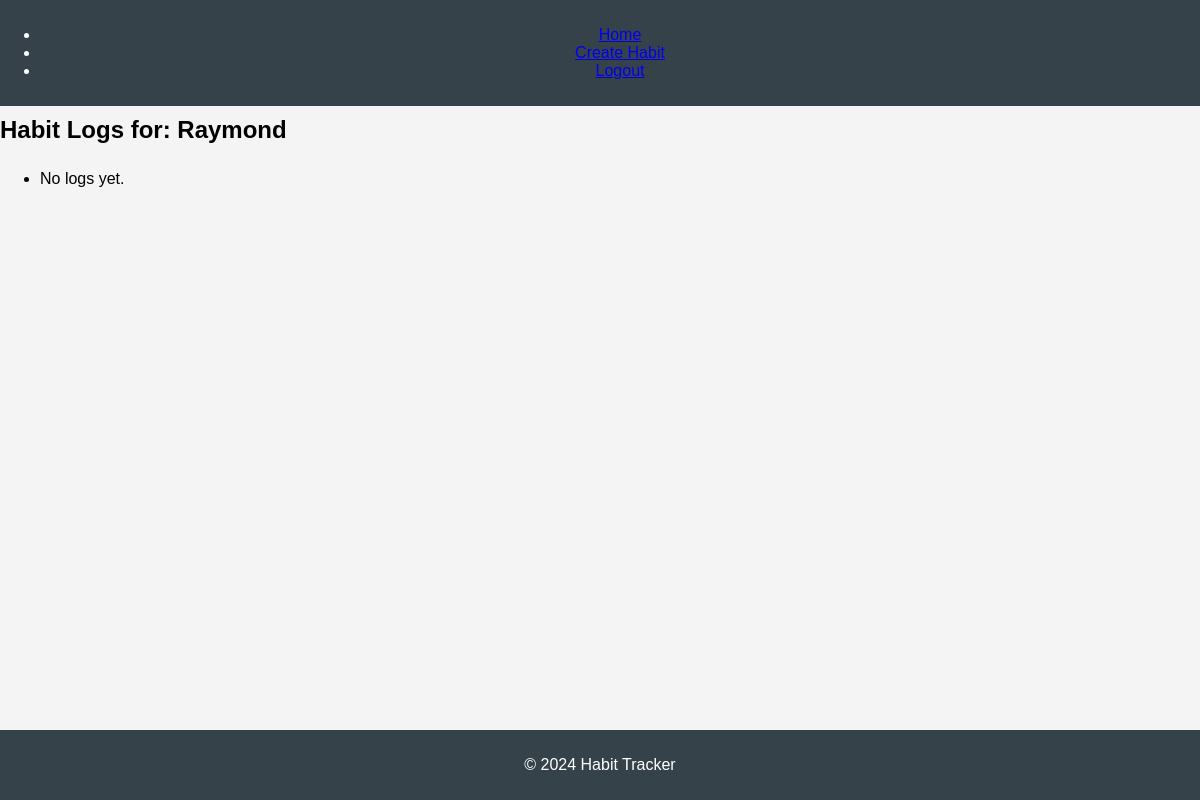
The app's page /habitlogs/ (signed in), older data.
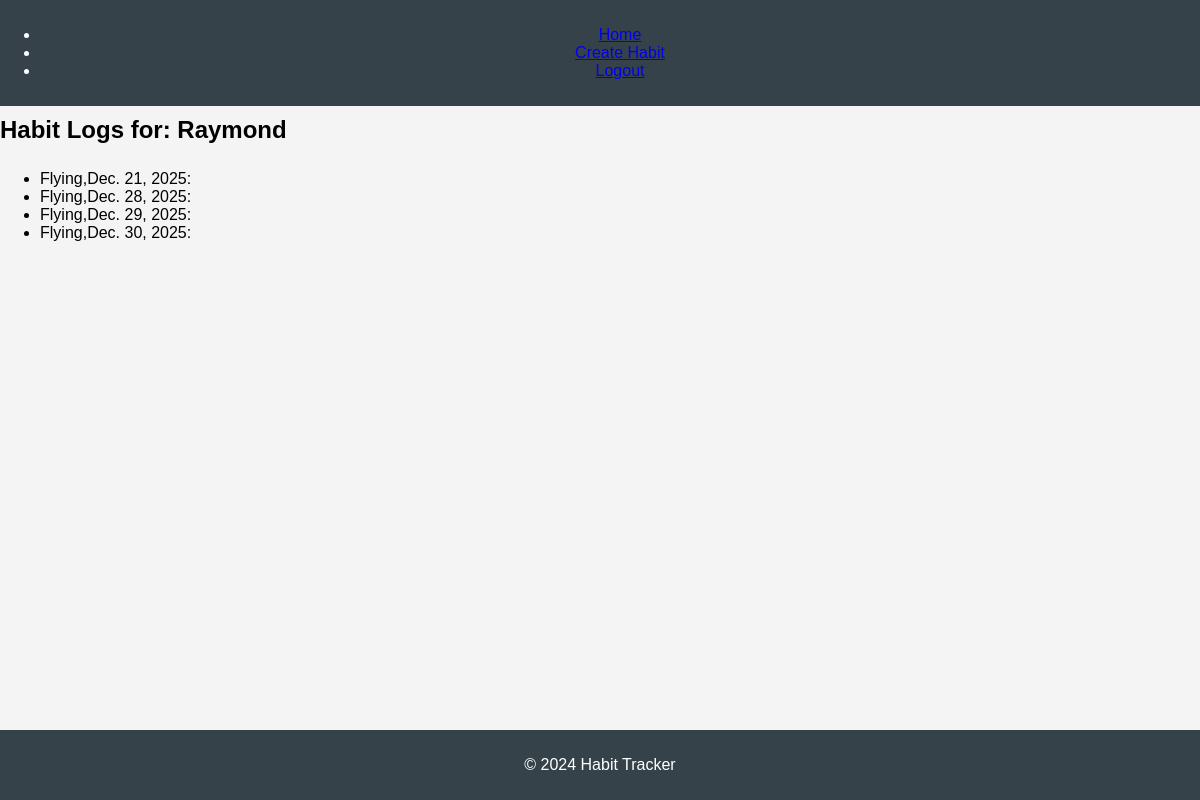
The same page, newer data.
### habits/models.py (models this page shows, shortened)
class CustomUser(AbstractUser):
    email = models.EmailField(unique=True)
    bio = models.TextField(blank=True, null=True)
    profile_picture = models.ImageField(upload_to='profile_pics/', blank=True, null=True)

class HabitLog(models.Model):
    habit = models.ForeignKey(Habit, on_delete=models.CASCADE, related_name='logs')
    user = models.ForeignKey(CustomUser, on_delete=models.CASCADE, related_name='habit_logs')
    date = models.DateField()
    completed = models.BooleanField(default=False)
    class Meta:
        unique_together = ('habit', 'date')

class Habit(models.Model):
    FREQUENCY_CHOICES = [
        ('daily', 'Daily'),
        ('weekly', 'Weekly'),
        ('monthly', 'Monthly'),
    ]
    user = models.ForeignKey(CustomUser, on_delete=models.CASCADE, related_name='habits')
    name = models.CharField(max_length=255)
    description = models.TextField(blank=True, null=True)
    frequency = models.CharField(max_length=10, choices=FREQUENCY_CHOICES, default='daily')
    created_at = models.DateTimeField(auto_now_add=True)
    updated_at = models.DateTimeField(auto_now=True)
    is_active = models.BooleanField(default=True)

### habits/views.py (the view)
# urls.py: path('habitlogs/', views.HabitLogListView.as_view(), name='habitlog_list'),
class HabitLogListView(LoginRequiredMixin, ListView):
    model = HabitLog
    template_name = 'habits/habitlog_list.html'
    context_object_name = 'habit_logs'
    def get_queryset(self):
        return HabitLog.objects.filter(user=self.request.user)

### habits/templates/habits/habitlog_list.html
{% extends 'habits/base.html' %}
{% block content %}
    <h2>Habit Logs for: {{ user.username }}</h2>
    <ul>
        {% for log in habit_logs %}
        <li>{{ log.habit.name }},{{ log.date }}: {{ log.status }}</li>
        {% empty %}
        <li>No logs yet.</li>
        {% endfor %}
    </ul>
{% endblock %}

### habits/templates/habits/base.html (shortened to what this page needs)
{% load static %}
<!DOCTYPE html>
<html lang="en">
<head>
    <link rel="stylesheet" href="{% static 'css/styles.css' %}">
    <link rel="stylesheet" href="https://cdnjs.cloudflare.com/ajax/libs/font-awesome/6.0.0-beta3/css/all.min.css">
</head>
<body>
    <header>
        <nav>
            <ul>
                <li><a href="{% url 'habit_list' %}">Home</a></li>
                {% if user.is_authenticated %}
                    <li><a href="{% url 'habit_create' %}">Create Habit</a></li>
                    <li><a href="{% url 'logout' %}">Logout</a></li>
                {% else %}
                    <li><a href="{% url 'login' %}">Login</a></li>
                    <li><a href="{% url 'register' %}">Sign Up</a></li>
                {% endif %}
            </ul>
        </nav>
    </header>
    <main>
        {% block content %}
        {% endblock %}
    </main>
    <footer>
        <p>&copy; 2024 Habit Tracker</p>
    </footer>
</body>
</html>

### habits/templates/static/css/styles.css (style rules this page uses)
body { font-family: Arial, sans-serif; background-color: #f4f4f4; margin: 0; padding: 0; }
header { background-color: #35424a; color: #ffffff; padding: 10px 0; text-align: center; }
h1, h2, h3 { margin: 0; padding: 10px 0; }
footer { background-color: #35424a; color: #ffffff; text-align: center; padding: 10px 0; position: fixed; bottom: 0; width: 100%; }

Row changes from the older to the newer data that the page shows:
added HabitLog: habit.name "Flying", date "Dec. 21, 2025"
added HabitLog: habit.name "Flying", date "Dec. 28, 2025"
added HabitLog: habit.name "Flying", date "Dec. 29, 2025"
added HabitLog: habit.name "Flying", date "Dec. 30, 2025"
Text that changed along with them:
text no longer shown: "No logs yet."
